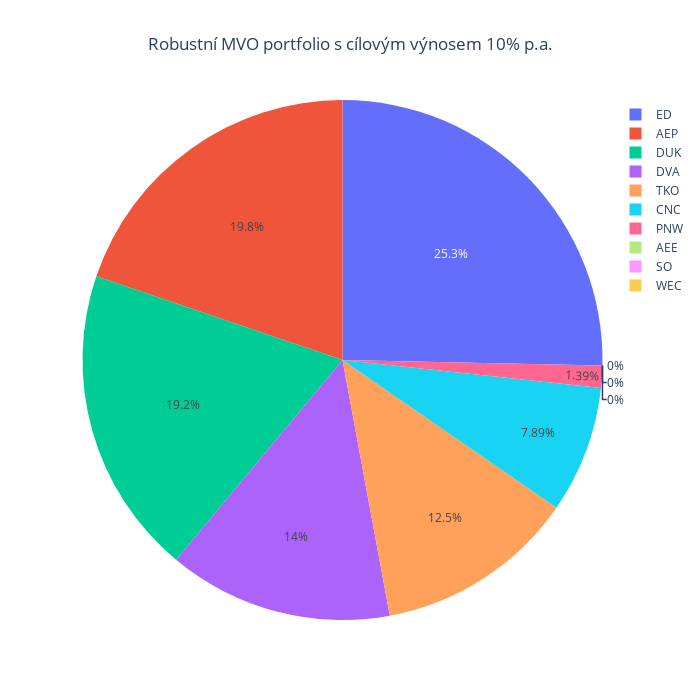

The cell this chart's notebook holds for it:
### Code cell
weightsLWCorrelationTarget = MVOTargetReturn(prices = prices, target_return = 0.1, cov_matrix_method = "ledoit_cc")
weightsPlot(weightsLWCorrelationTarget, title = "Robustní MVO portfolio s cílovým výnosem 10% p.a.")

### Figure 1 — Plotly figure (JSON) as saved in the notebook; plotly's stock layout.template omitted (floating-point values rounded to 4 significant figures)
{"data": [{"labels": ["AEE", "AEP", "CNC", "DUK", "DVA", "ED", "PNW", "SO", "TKO", "WEC"], "type": "pie", "values": [0, 0.1978, 0.07894, 0.1916, 0.1397, 0.2533, 0.0139, 0, 0.1247, 0]}], "layout": {"height": 700, "title": {"text": "Robustní MVO portfolio s cílovým výnosem 10% p.a.", "x": 0.5}, "width": 700}}
